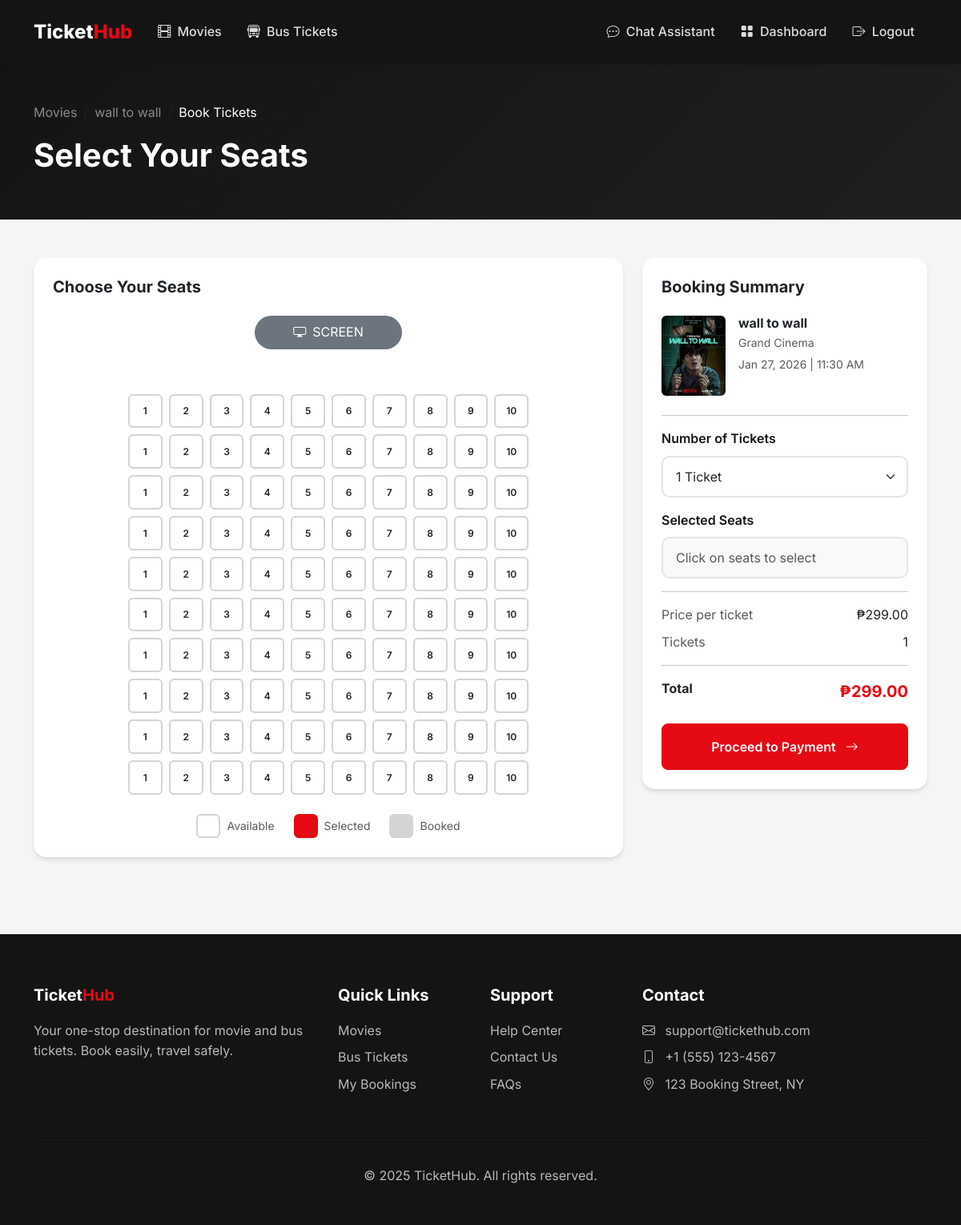
Page /movies/book/1 (signed in) on the committed database.
### flask_app/app.py (models this page shows)
class Movie(db.Model):
    id = db.Column(db.Integer, primary_key=True)
    title = db.Column(db.String(200), nullable=False)
    description = db.Column(db.Text)
    genre = db.Column(db.String(100))
    duration = db.Column(db.Integer)  # in minutes
    rating = db.Column(db.String(10))  # PG, PG-13, R, etc.
    poster_image = db.Column(db.String(255))
    trailer_url = db.Column(db.String(255))
    release_date = db.Column(db.Date)
    is_active = db.Column(db.Boolean, default=True)
    created_at = db.Column(db.DateTime, default=datetime.utcnow)
    showtimes = db.relationship('Showtime', backref='movie', lazy=True, cascade='all, delete-orphan')

class Cinema(db.Model):
    id = db.Column(db.Integer, primary_key=True)
    name = db.Column(db.String(100), nullable=False)
    location = db.Column(db.String(200))
    total_seats = db.Column(db.Integer, default=100)
    showtimes = db.relationship('Showtime', backref='cinema', lazy=True)

class Showtime(db.Model):
    id = db.Column(db.Integer, primary_key=True)
    movie_id = db.Column(db.Integer, db.ForeignKey('movie.id'), nullable=False)
    cinema_id = db.Column(db.Integer, db.ForeignKey('cinema.id'), nullable=False)
    show_date = db.Column(db.Date, nullable=False)
    show_time = db.Column(db.Time, nullable=False)
    price = db.Column(db.Float, nullable=False)
    available_seats = db.Column(db.Integer)
    bookings = db.relationship('MovieBooking', backref='showtime', lazy=True)

### flask_app/app.py (the view, shortened to what this page needs)
@app.route('/movies/book/<int:showtime_id>', methods=['GET', 'POST'])
@login_required
def book_movie(showtime_id):
    showtime = Showtime.query.get_or_404(showtime_id)
    return render_template('movies/book.html', showtime=showtime)

### flask_app/app.py (called while the page is built)
@login_manager.user_loader
def load_user(user_id):
    return User.query.get(int(user_id))

### flask_app/templates/movies/book.html (shortened to what this page needs)
{% extends 'base.html' %}
{% block content %}
<section class="py-5" style="background: linear-gradient(135deg, var(--dark) 0%, var(--dark-lighter) 100%);">
    <div class="container">
        <nav aria-label="breadcrumb">
            <ol class="breadcrumb mb-3">
                <li class="breadcrumb-item"><a href="{{ url_for('movies') }}" class="text-white-50">Movies</a></li>
                <li class="breadcrumb-item"><a href="{{ url_for('movie_detail', movie_id=showtime.movie.id) }}" class="text-white-50">{{ showtime.movie.title }}</a></li>
                <li class="breadcrumb-item active text-white">Book Tickets</li>
            </ol>
        </nav>
        <h1 class="text-white fw-bold">Select Your Seats</h1>
    </div>
</section>
<section class="py-5">
    <div class="container">
        <div class="row g-4">
            <div class="col-lg-8">
                <div class="card">
                    <div class="card-body p-4">
                        <h5 class="fw-bold mb-4">Choose Your Seats</h5>
                        <div class="text-center mb-5">
                            <div class="py-2 px-5 bg-secondary text-white rounded-pill d-inline-block mb-2">
                                <i class="bi bi-display me-2"></i>SCREEN
                            </div>
                        </div>
                        <div class="seat-grid mb-4" id="seatGrid">
                            {% for row in range(1, 11) %}
                                {% for col in range(1, 11) %}
                                    {% set seat_num = row|string ~ '-' ~ col|string %}
                                    <div class="seat" data-seat="{{ seat_num }}" data-row="{{ row }}" data-col="{{ col }}">
                                        {{ col }}
                                    </div>
                                {% endfor %}
                            {% endfor %}
                        </div>
                        <div class="d-flex justify-content-center gap-4 mt-4">
                            <div class="d-flex align-items-center gap-2">
                                <div class="seat" style="width: 30px; height: 30px; cursor: default;"></div>
                                <span class="text-muted small">Available</span>
                            </div>
                            <div class="d-flex align-items-center gap-2">
                                <div class="seat selected" style="width: 30px; height: 30px; cursor: default;"></div>
                                <span class="text-muted small">Selected</span>
                            </div>
                            <div class="d-flex align-items-center gap-2">
                                <div class="seat booked" style="width: 30px; height: 30px; cursor: default;"></div>
                                <span class="text-muted small">Booked</span>
                            </div>
                        </div>
                    </div>
                </div>
            </div>
            <div class="col-lg-4">
                <div class="card sticky-top" style="top: 100px;">
                    <div class="card-body p-4">
                        <h5 class="fw-bold mb-4">Booking Summary</h5>
                        <div class="d-flex gap-3 mb-4">
                            {% if showtime.movie.poster_image %}
                                <img src="{{ url_for('static', filename='uploads/' + showtime.movie.poster_image) }}" class="rounded" style="width: 80px; height: 100px; object-fit: cover;">
                            {% else %}
                                <div class="bg-secondary rounded d-flex align-items-center justify-content-center" style="width: 80px; height: 100px;">
                                    <i class="bi bi-film text-white"></i>
                                </div>
                            {% endif %}
                            <div>
                                <h6 class="fw-bold mb-1">{{ showtime.movie.title }}</h6>
                                <p class="text-muted small mb-1">{{ showtime.cinema.name }}</p>
                                <p class="text-muted small mb-0">
                                    {{ showtime.show_date.strftime('%b %d, %Y') }} | {{ showtime.show_time.strftime('%I:%M %p') }}
                                </p>
                            </div>
                        </div>
                        <hr>
                        <form method="POST" action="{{ url_for('book_movie', showtime_id=showtime.id) }}" id="bookingForm">
                            <div class="mb-3">
                                <label class="form-label">Number of Tickets</label>
                                <select class="form-select" name="num_tickets" id="numTickets">
                                    {% if showtime.available_seats >= 10 %}
                                        {% for i in range(1, 11) %}
                                            <option value="{{ i }}">{{ i }} {% if i == 1 %}Ticket{% else %}Tickets{% endif %}</option>
                                        {% endfor %}
                                    {% else %}
                                        {% for i in range(1, showtime.available_seats + 1) %}
                                            <option value="{{ i }}">{{ i }} {% if i == 1 %}Ticket{% else %}Tickets{% endif %}</option>
                                        {% endfor %}
                                    {% endif %}
                                </select>
                            </div>
                            <div class="mb-3">
                                <label class="form-label">Selected Seats</label>
                                <div class="form-control bg-light" id="selectedSeatsDisplay" style="min-height: 44px;">
                                    <span class="text-muted">Click on seats to select</span>
                                </div>
                            </div>
                            <hr>
                            <div class="d-flex justify-content-between mb-2">
                                <span class="text-muted">Price per ticket</span>
                                <span>₱{{ "%.2f"|format(showtime.price) }}</span>
                            </div>
                            <div class="d-flex justify-content-between mb-2">
                                <span class="text-muted">Tickets</span>
                                <span id="ticketCount">1</span>
                            </div>
                            <hr>
                            <div class="d-flex justify-content-between mb-4">
                                <span class="fw-bold">Total</span>
                                <span class="fw-bold fs-5" style="color: var(--primary);" id="totalPrice">₱{{ "%.2f"|format(showtime.price) }}</span>
                            </div>
                            <button type="submit" class="btn btn-primary w-100 py-3">
                                Proceed to Payment <i class="bi bi-arrow-right ms-2"></i>
                            </button>
                        </form>
                    </div>
                </div>
            </div>
        </div>
    </div>
</section>
{% endblock %}

### flask_app/static/css/main.css (style rules this page uses)
:root { --primary: #E50914; --primary-dark: #B20710; --secondary: #0A84FF; --dark: #141414; --dark-lighter: #1F1F1F; --gray-100: #F5F5F5; --gray-200: #E5E5E5; --gray-300: #D4D4D4; --gray-600: #6B7280; --gray-800: #2D2D2D; --success: #22C55E; --warning: #F59E0B; }
* { margin: 0; padding: 0; box-sizing: border-box; }
body { font-family: 'Inter', -apple-system, BlinkMacSystemFont, sans-serif; background-color: var(--gray-100); color: var(--dark); line-height: 1.6; }
.btn-primary { background: var(--primary); border-color: var(--primary); font-weight: 600; padding: 0.625rem 1.5rem; border-radius: 8px; transition: all 0.2s ease; }
.card { border: none; border-radius: 16px; box-shadow: 0 4px 6px -1px rgba(0,0,0,0.1), 0 2px 4px -1px rgba(0,0,0,0.06); transition: all 0.3s ease; overflow: hidden; }
.form-control, .form-select { border: 2px solid var(--gray-200); border-radius: 10px; padding: 0.75rem 1rem; font-size: 1rem; transition: all 0.2s ease; }
.form-label { font-weight: 600; margin-bottom: 0.5rem; color: var(--dark); }
.seat-grid { display: grid; grid-template-columns: repeat(10, 1fr); gap: 0.5rem; max-width: 500px; margin: 0 auto; }
.seat { aspect-ratio: 1; border: 2px solid var(--gray-300); border-radius: 6px; display: flex; align-items: center; justify-content: center; font-size: 0.75rem; font-weight: 600; cursor: pointer; transition: all 0.2s ease; }
.seat.selected { background: var(--primary); border-color: var(--primary); color: #fff; }
.seat.booked { background: var(--gray-300); cursor: not-allowed; }
.card { border-radius: 16px; box-shadow: 0 4px 12px rgba(0,0,0,0.07); border: none; }
.form-label { font-weight: 600; color: #222; }
.form-control, .form-select { border-radius: 10px; border: 2px solid #e5e5e5; font-size: 1rem; padding: 0.75rem 1rem; transition: border-color 0.2s; }
.btn-primary { background: #E50914; border-color: #E50914; font-weight: 600; border-radius: 8px; transition: background 0.2s; }
.breadcrumb { background: transparent; font-size: 1rem; padding: 0; margin-bottom: 0.5rem; }
.breadcrumb-item a { color: #0A84FF; text-decoration: none; }
.breadcrumb-item.active { color: #6B7280; }
.fw-bold { font-weight: 700 !important; }

### flask_app/templates/base.html (style rules this page uses)
:root { --primary: #E50914; --primary-dark: #B20710; --secondary: #0A84FF; --dark: #141414; --dark-lighter: #1F1F1F; --gray-100: #F5F5F5; --gray-200: #E5E5E5; --gray-300: #D4D4D4; --gray-600: #6B7280; --gray-800: #2D2D2D; --success: #22C55E; --warning: #F59E0B; }
* { margin: 0; padding: 0; box-sizing: border-box; }
body { font-family: 'Inter', -apple-system, BlinkMacSystemFont, sans-serif; background-color: var(--gray-100); color: var(--dark); line-height: 1.6; }
.btn-primary { background: var(--primary); border-color: var(--primary); font-weight: 600; padding: 0.625rem 1.5rem; border-radius: 8px; transition: all 0.2s ease; }
.card { border: none; border-radius: 16px; box-shadow: 0 4px 6px -1px rgba(0,0,0,0.1), 0 2px 4px -1px rgba(0,0,0,0.06); transition: all 0.3s ease; overflow: hidden; }
.form-control, .form-select { border: 2px solid var(--gray-200); border-radius: 10px; padding: 0.75rem 1rem; font-size: 1rem; transition: all 0.2s ease; }
.form-label { font-weight: 600; margin-bottom: 0.5rem; color: var(--dark); }
.seat-grid { display: grid; grid-template-columns: repeat(10, 1fr); gap: 0.5rem; max-width: 500px; margin: 0 auto; }
.seat { aspect-ratio: 1; border: 2px solid var(--gray-300); border-radius: 6px; display: flex; align-items: center; justify-content: center; font-size: 0.75rem; font-weight: 600; cursor: pointer; transition: all 0.2s ease; }
.seat.selected { background: var(--primary); border-color: var(--primary); color: #fff; }
.seat.booked { background: var(--gray-300); cursor: not-allowed; }

### rows in the picture
Movie: movie "wall to wall", poster_image (picture)
Cinema: cinema.name "Grand Cinema"
Showtime: show_date "Jan 27, 2026", show_time "11:30 AM", num_tickets "1 Ticket", price "299.00"

### other values in the picture
{{ col }} "1" "2" "3" "4" "5" "6" "7" "8" "9" "10" "1" "2" "3" "4" "5" "6" "7" "8" "9" "10" "1" "2" "3" "4" "5" "6" "7" "8" "9" "10" "1" "2" "3" "4" "5" "6" "7" "8" "9" "10" "1" "2" "3" "4" "5" "6" "7" "8" "9" "10" "1" "2" "3" "4" "5" "6" "7" "8" "9" "10" "1" "2" "3" "4" "5" "6" "7" "8" "9" "10" "1" "2" "3" "4" "5" "6" "7" "8" "9" "10" "1" "2" "3" "4" "5" "6" "7" "8" "9" "10" "1" "2" "3" "4" "5" "6" "7" "8" "9" "10"
